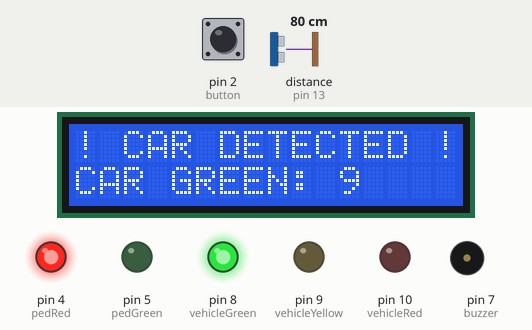
A sketch run on a simulated Arduino Uno, built with avr-gcc and run on an emulated ATmega328P. Parts: 16×2 character LCD, output pins drawn as LEDs (lit = HIGH), buzzer (waves = sounding). Wiring (inferred from the names in the program): ultrasonic range finder: trigger pin 11; echo pin 13. The test bench sets the inputs (shaded band); at power-on: pin 2 (button) HIGH, distance to the obstacle (sensor on pin 13) 80 cm. The echo pulse lasts 58.3 µs per cm; pins used as bus, display or sensor lines are not drawn.

Above: at 1.2 s.
1.3 s: pin 2 (button) pulled LOW for 0.15 s
At 1.8 s:
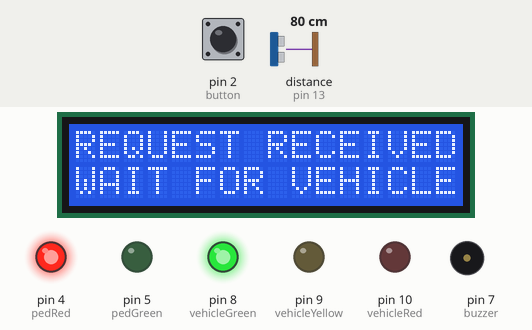
At 8.2 s:
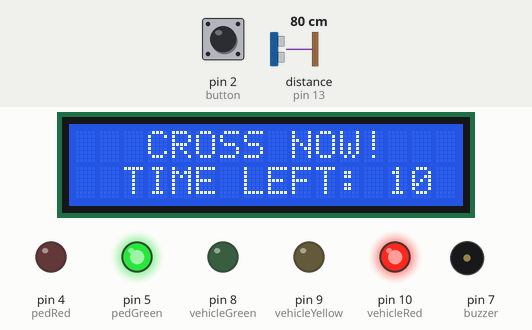
Timing chart, 0 to 15.5 s (numbered marks = the images above; inputs shaded):
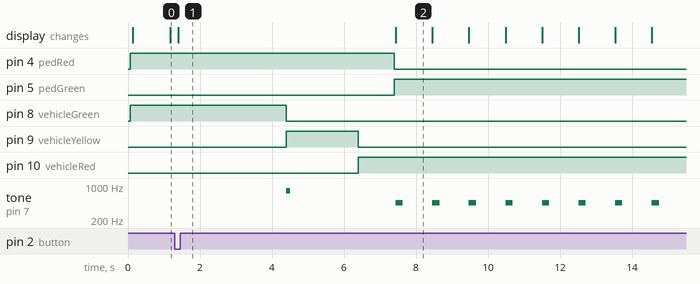

The sketch:

Vehicle-Pedestrian-Traffic-Control-System.ino
```cpp
/*
    Project: Smart Pedestrian Crossing Controller
    Description: An interactive traffic light system that uses an ultrasonic sensor to detect oncoming traffic and adjust pedestrian crossing requests accordingly
    Author: Dimitrios Poulos
*/

#include <LiquidCrystal_I2C.h>
#include <Wire.h>


// Pin Configuration
// Traffic Light Pins for Vehicles
int vehicleRed = 10;
int vehicleYellow = 9;
int vehicleGreen = 8;

// Traffic Light Pins for Pedestrians
int pedRed = 4;
int pedGreen = 5;

// Interface and Sensor Pins
int button = 2;      // Pedestrian request button
int buzzer = 7;      // Audio feedback device
int trigPin = 11;    // Ultrasonic sensor Trigger pin
int echoPin = 13;    // Ultrasonic sensor Echo pin

LiquidCrystal_I2C LCD(0x27, 16, 2);    // 0x27 for a 16 chars and 2 line display

long baselineDistance = 300;    // Road width (in cm)

// Function declarations
void stopMessage();
int getDistance();


void setup()
{
  // Set Traffic Light pins as OUTPUT
  pinMode(vehicleRed, OUTPUT);
  pinMode(vehicleYellow, OUTPUT);
  pinMode(vehicleGreen, OUTPUT);
  pinMode(pedRed, OUTPUT);
  pinMode(pedGreen, OUTPUT);

  // Set Interface pins
  pinMode(button, INPUT_PULLUP); // Use internal resistor to avoid floating state
  pinMode(buzzer, OUTPUT);

  // Set Sensor pins
  pinMode(trigPin, OUTPUT);
  pinMode(echoPin, INPUT);

  // Initialize LCD Screen
  LCD.init();
  LCD.backlight();

  // Initial Traffic State: Cars flowing (Green), Pedestrians waiting (Red)
  digitalWrite(vehicleGreen, HIGH);
  digitalWrite(pedRed, HIGH);
  stopMessage();
}

void loop()
{
  // PHASE 1: Green for vehicles (Red for pedestrians)
  // Default green light duration for cars is 10 seconds
  for(int i=10; i>0; i--)
  {
    int distance = getDistance();    // Continuously monitor vehicle distance

    LCD.setCursor(0, 0);
    if((distance<(baselineDistance-50)) && (distance>5))
    {
      LCD.print("! CAR DETECTED !");
    }
    else
    {
      LCD.print("  ROAD IS CLEAR ");
    }

    LCD.setCursor(0, 1);
    LCD.print("CAR GREEN: ");
    LCD.print(i);    //countdown for vehicle green light
    LCD.print("   ");    // Space used for buffer issues

    // BUTTON: Check for pedestrian request (The program checks 10 times per second)
    for(int j=0; j<10; j++)
    {
      if(digitalRead(button) == LOW)
      {
        LCD.clear();
        LCD.setCursor(0, 0);
        LCD.print("REQUEST RECEIVED");

        if(distance < 150)    // If a car is closer than 150cm, it's safer to let it pass before changing the lights.
        {
          LCD.setCursor(0, 1);
          LCD.print("WAIT FOR VEHICLE");    // The pedestrian lets the close car pass first for safety reasons
          delay(3000);
        }
        else    //If not, transition starts faster.
        {
          LCD.setCursor(0, 1);
          LCD.print("PLEASE WAIT...  ");
          delay(1000);
        }
        i = 0; // Trigger cycle change
        break;
      }
      delay(100);
    }

    if(i == 0)
    {
      break; // Exit monitoring loop
    }
  }

  // PHASE 2: Transition sequence
  tone(buzzer, 800, 100);      // Beep once to alert pedestrians
  digitalWrite(vehicleGreen, LOW);
  digitalWrite(vehicleYellow, HIGH);
  delay(2000);

  digitalWrite(vehicleYellow, LOW);
  digitalWrite(vehicleRed, HIGH);    // Vehicles stop
  delay(1000);

  // PHASE 3: Pedestrians crossing
  digitalWrite(pedRed, LOW);
  digitalWrite(pedGreen, HIGH);    // Green for pedestrians
  LCD.clear();
  LCD.setCursor(0, 0);
  LCD.print("   CROSS NOW!   ");

  // Pedestrian countdown with audio alert
  for(int i=10; i>0; i--)
  {
    LCD.setCursor(0, 1);
    LCD.print("  TIME LEFT: ");
    LCD.print(i);
    LCD.print("   ");

    tone(buzzer, 450, 200);
    delay(1000);
  }

  // PHASE 4: After this phase, the sequence returns to phase 1 again
  digitalWrite(pedGreen, LOW);    // Time is up for pedestrians
  digitalWrite(pedRed, HIGH);

  LCD.clear();
  stopMessage();
  delay(2000);

  digitalWrite(vehicleRed, LOW);
  digitalWrite(vehicleGreen, HIGH);    // Vehicles can move again
}


// Displays safety message for pedestrians on the LCD
void stopMessage()
{
  LCD.setCursor(0, 0);
  LCD.print("    STOP!!!!    ");
  LCD.setCursor(0, 1);
  LCD.print("  DO NOT CROSS  ");
}


/* FORMULA EXPLANATION:
    Speed of sound is 340 m/s or 0.034 cm/microsecond.
    The sound travels to the object and back, so it is divided by 2.
    Distance = (duration*0.034)/2
    This is equivalent to: Distance = duration/58.2
*/
int getDistance()
{
  digitalWrite(trigPin, LOW);    // Resets trigger pin
  delayMicroseconds(2);
  digitalWrite(trigPin, HIGH);    // Send 10us pulse
  delayMicroseconds(10);
  digitalWrite(trigPin, LOW);

  long duration = pulseIn(echoPin, HIGH);    // Travel time of the wave. pulseIn measures the time (in microseconds) for the echo pulse to return.

  int distance = duration/58;    // Convert time to cm

  return distance;
}
```

Measured:
- after the input at 1.3 s, pin 4 (pedRed): HIGH → LOW after 6.1 s instead of 12.1 s; pin 5 (pedGreen): LOW → HIGH after 6.1 s instead of 12.1 s; pin 8 (vehicleGreen): HIGH → LOW after 3.1 s instead of 9.1 s; pin 10 (vehicleRed): LOW → HIGH after 5.1 s instead of 11.1 s; the display: changes after 0.10 s (image 1)
- by itself, tone on pin 7 (buzzer): plays 800 Hz for 0.10 s, 450 Hz for 0.20 s, 450 Hz for 0.20 s, 450 Hz for 0.20 s, 450 Hz for 0.20 s, 450 Hz for 0.20 s … (9 notes in this stretch)
- what the display in image 2 shows lasts 1.1 s, from 7.4 s to 8.5 s
